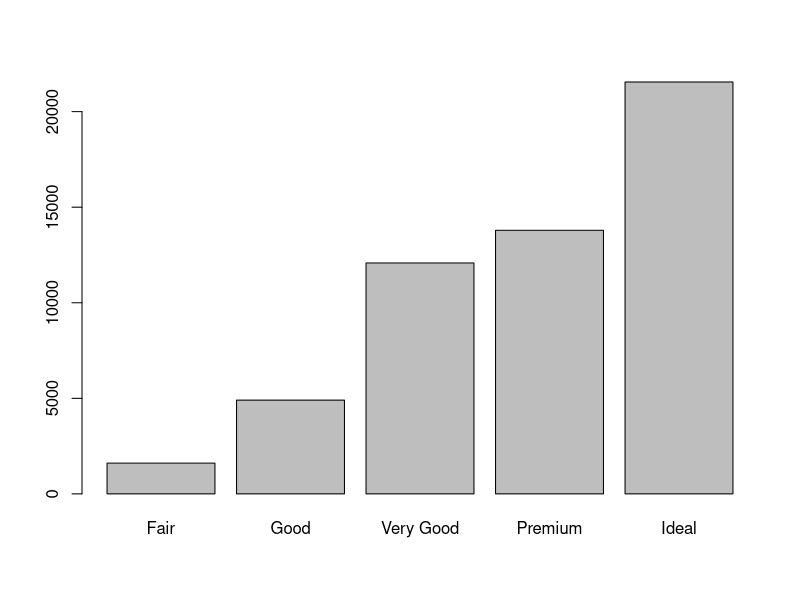
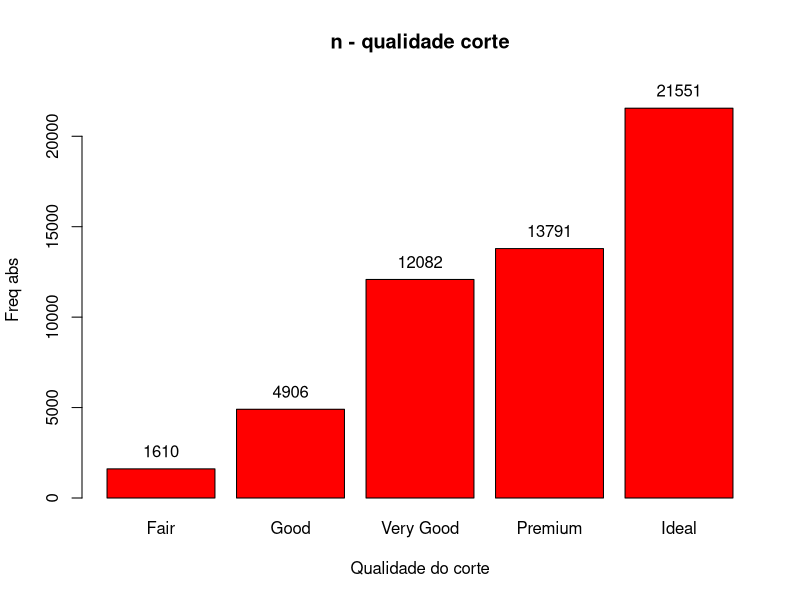
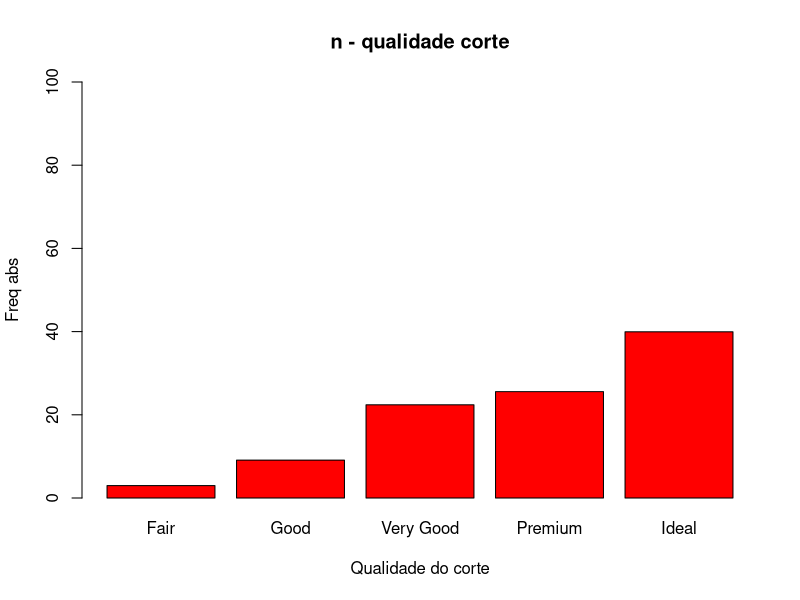
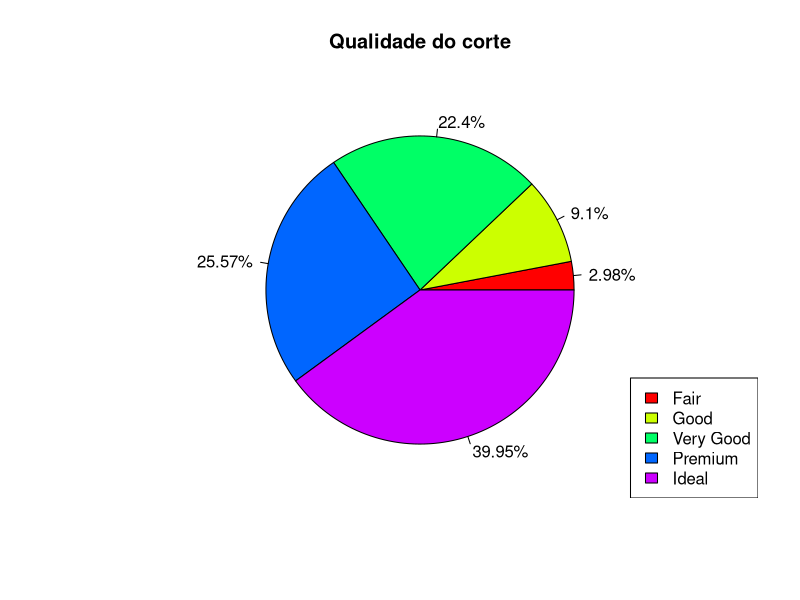
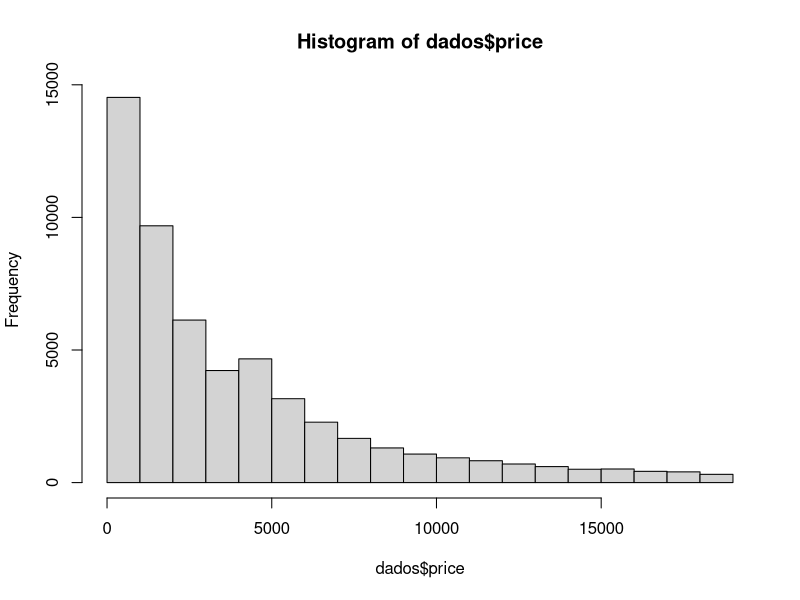
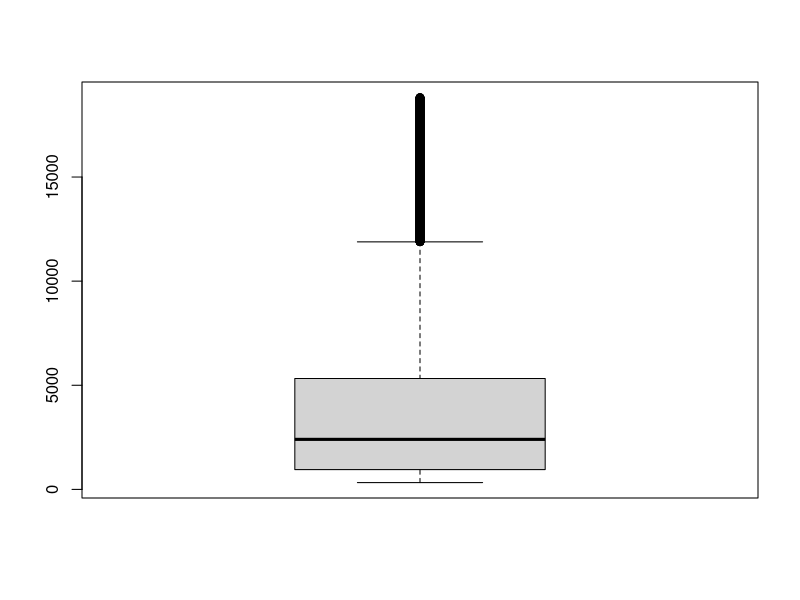
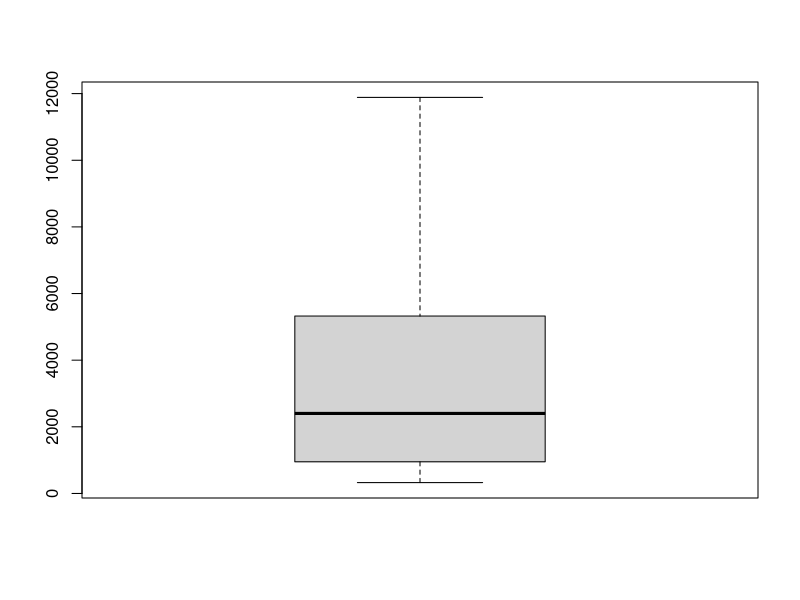
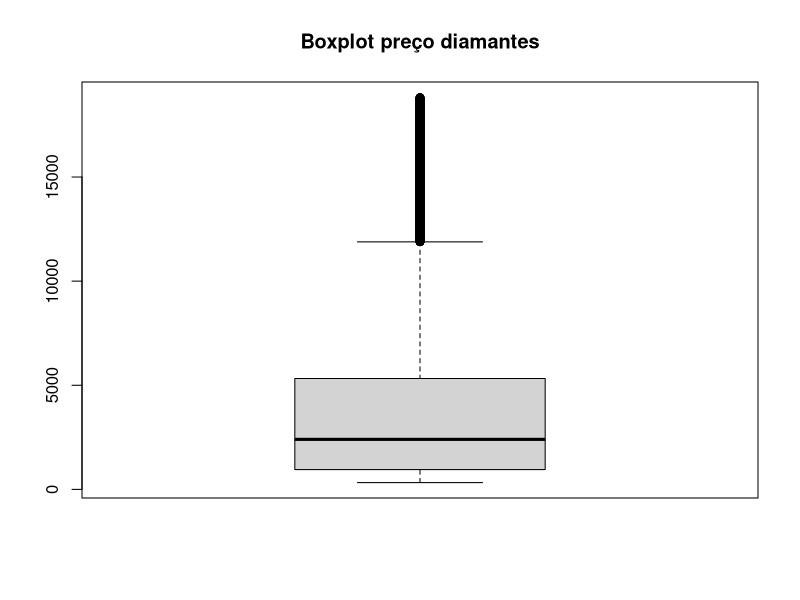

Here is the R script that generated these plots, in order:
## Análise de dados para uma variável

### Passo 1: obtenção dos dados
# install.packages('ggplot2')
require(ggplot2)
dados <- diamonds
# ?diamonds
# View(dados)
str(dados)

### Passo 2: descrição dos dados
summary(dados)

### Passo 3: descrição variáveis qualitativas
freq_abs <- table(dados$cut)
freq_rel <-round(prop.table(freq_abs)*100, 2)
barplot(freq_abs)

text(
  barplot(freq_abs,
          xlab = 'Qualidade do corte',
          ylab = "Freq abs",
          main = "n - qualidade corte",
          col = "red",
          ylim = c(0, 23000)),
  y = freq_abs + 1000, 
  labels = as.character(freq_abs))

barplot(freq_rel,
        xlab = 'Qualidade do corte',
        ylab = "Freq abs",
        main = "n - qualidade corte",
        col = "red",
        ylim = c(0, 100))

pie(freq_abs,
    labels = paste0(freq_rel, "%"),
    col = rainbow(length(freq_abs)),
    main = 'Qualidade do corte')
legend("bottomright", levels(dados$cut), fill = rainbow(length(freq_abs)))


### Passo 4: descrição variáveis quantitativas
mean(dados$price)
median(dados$price)
quantile(dados$price)
var(dados$price) # var amostral (denominador = n-1)
sd(dados$price)
hist(dados$price)
boxplot(dados$price)
boxplot(dados$price, outline = FALSE) # ñ exibe outliers
boxplot(dados$price)
title("Boxplot preço diamantes")

boxplot.stats(dados$price)$stats # função que indica quais são os valores do boxplot
quantile(dados$price)
## Outliers: Q3 + 1,5*IQR; Q1 - 1,5*IQR
limite_sup <- quantile(dados$price)['75%'] + 1.5*(quantile(dados$price)['75%'] - quantile(dados$price)['25%'])
# quantile(dados$price)['25%'] - 1.5*(quantile(dados$price)['75%'] - quantile(dados$price)['25%'])
valores <- as.integer(c(boxplot.stats(dados$price)$stats, limite_sup))
boxplot(dados$price, main = "Boxplot diamonds - price", ylab = "US dollars")
text(y = valores, labels = valores, x = 1.25)

require('vioplot')
vioplot(dados$price)
